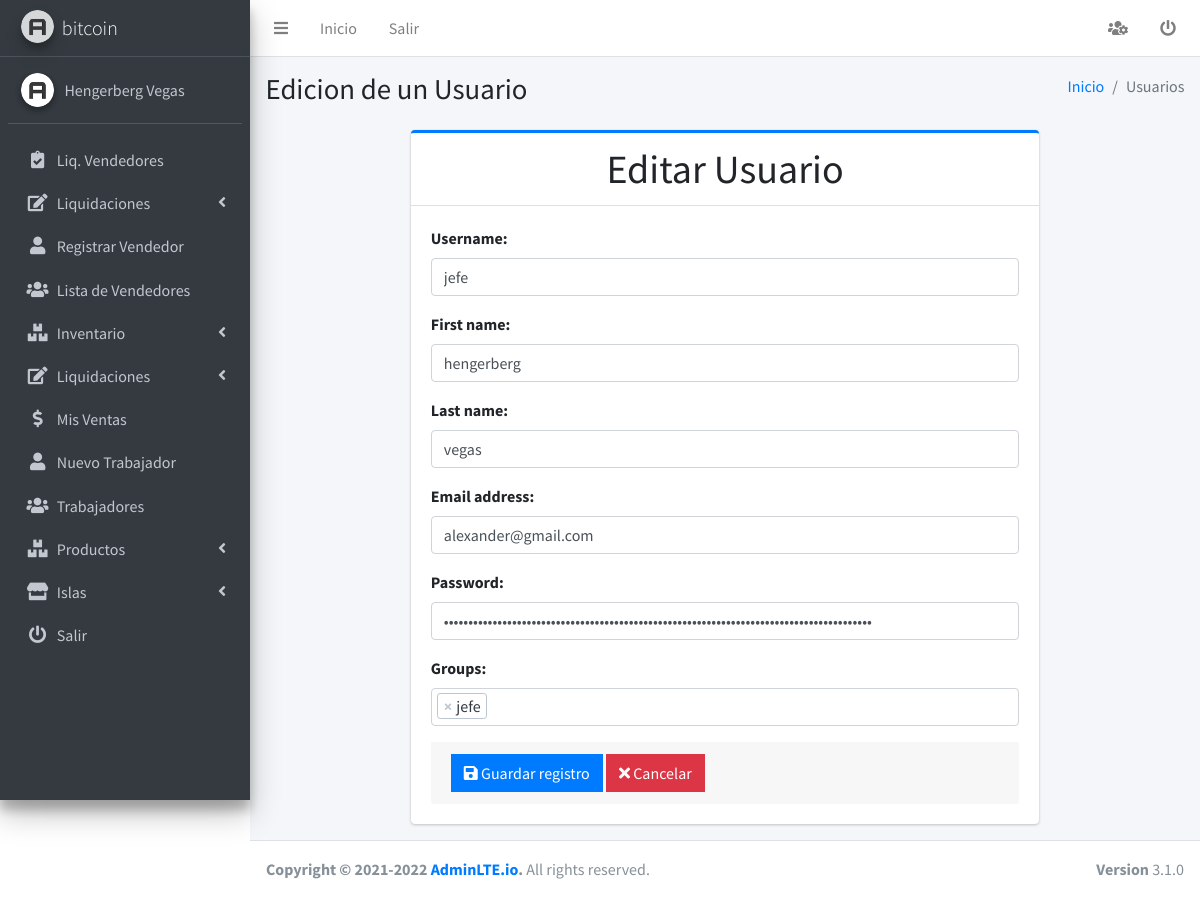
The page /user/update/3/ (signed in) on the database its author committed.
### usuario/models.py (models this page shows, shortened)
class User(AbstractUser):
    token = models.UUIDField(primary_key=False, editable=False,null=True, blank=True) # token que se crear cuando se reseta la contraseña
    class Meta:
        permissions = (
            ('add_seller', 'can add seller'),
            ('change_seller', 'can change seller'),
            ('del_seller', 'can delete seller'),
            ('view_seller', 'can view seller'),
            ('add_supervisor', 'can add supervisor'),
            ('change_supervisor', 'can change supervisor'),
            ('del_supervisor', 'can delete supervisor'),
            ('view_supervisor', 'can view supervisor'),
            )

class Profile(models.Model):
    GENRE_CHOICES = (
        ('m', 'Masculino'),
        ('f', 'Feminino'),
    )
    user = models.OneToOneField(User, on_delete=models.CASCADE, related_name='user_profile')
    distributor = models.ForeignKey(Distribuidora,on_delete=models.CASCADE, related_name='distributor')
    genre = models.CharField(max_length=1, choices=GENRE_CHOICES,blank = True, null=True, verbose_name="Genero")
    avatar = models.ImageField(upload_to='profiles',blank = True, null=True, verbose_name='Imagen de Perfil')
    phone_regex = RegexValidator(
        regex=r'^\+?1?\d{9,10}$', message="El número de teléfono debe ingresarse en el formato: '0999999999'. Se permiten hasta 10 dígitos.")
    phone = models.CharField(
        validators=[phone_regex],
        max_length=10,
        blank = True, null=True,
        verbose_name='Numero de Telefono')  # validators should be a list
    created = models.DateTimeField(auto_now_add=True)
    updated = models.DateTimeField(auto_now=True)
    def get_image(self):
        if self.avatar:
            return '{}{}'.format(MEDIA_URL, self.avatar)
        return '{}{}'.format(MEDIA_URL, 'empty.png')

class Distribuidora(models.Model):
    nombre = models.CharField(max_length=50)
    class Meta:
        db_table = 'distribuidora'
        verbose_name = 'distribuidora'
        verbose_name_plural = 'distribuidoras'
    def __str__(self):
        return self.nombre

### usuario/views.py (the view, shortened to what this page needs)
# urls.py: path('user/update/<int:pk>/', UserUpdateView.as_view(), name='editar_usuario'),
class UserUpdateView(ValidatePermissionRequiredMixin, UpdateView):
    model = User
    form_class = UserForm
    template_name = 'usuario/editar_usuario.html'
    success_url = reverse_lazy('user:lista_usuarios')
    permission_required = 'usuario.change_user'
    url_redirect = success_url
    def dispatch(self, request, *args, **kwargs):
        self.object = self.get_object()
        return super().dispatch(request, *args, **kwargs)
    def get_context_data(self, **kwargs):
        context = super().get_context_data(**kwargs)
        context['title'] = 'Edicion de un Usuario'
        context['titleForm'] = 'Editar Usuario'
        context['entity'] = 'Usuarios'
        context['list_url'] = self.success_url
        context['action'] = 'edit'
        return context

### lider/mixins.py (called while the page is built)
    def get_perms(self):
        if isinstance(self.permission_required, str):
            perms = (self.permission_required,)
        else:
            perms = self.permission_required
        return perms

    def dispatch(self, request, *args, **kwargs):
        if request.user.has_perms(self.get_perms()):
            return super().dispatch(request, *args, **kwargs)
        messages.error(request, 'No tienes permisos para ingresar a este modulo') # modulo de django para el envio de mensajes
        return redirect(self.get_url_redirect())

### usuario/templates/usuario/editar_usuario.html (shortened to what this page needs)
{% extends 'home/form.html' %}
{% load static %}
{% block head %}
<link href="{% static 'plugins/select2-4.0.13/css/select2.min.css' %}" rel="stylesheet" />
<link href="{% static 'plugins/select2-4.0.13/css/select2-bootstrap4.min.css' %}" rel="stylesheet" />
{% endblock %}

### home/templates/home/form.html (shortened to what this page needs)
{% extends "home/base.html" %}
{% load static %}
{% block contenedor %}
<div class="row justify-content-md-center justify-content-center">
    <div class="col-10 col-md-8 col-sm-6">
        <div class="card card-outline card-primary">
            <div class="card-header text-center">
                <a href="#" class="h1">{{titleForm}}</a>
            </div>
            <div class="card-body">
                <form method="post" action="." enctype="multipart/form-data">
                    {% for field in form.visible_fields %}
                    <div class="form-group">
                        <label for="email">{{ field.label }}:</label>
                        {{ field }}
                    </div>
                    {% endfor %}
                    <div class="card-footer">
                        <button type="submit" class="btn btn-primary btn-flat">
                            <i class="fas fa-save"></i> Guardar registro
                        </button>
                        <a href="{{ list_url }}" class="btn btn-danger btn-flat">
                            <i class="fas fa-times"></i> Cancelar
                        </a>
                    </div>
                </form>
            </div>
        </div>
    </div>
</div>
{% endblock %}

### home/templates/home/sidebar.html
{% load static %}
<aside class="main-sidebar sidebar-dark-primary elevation-4">
    <a href="{% url 'home:dashboard' %}" class="brand-link">
        <img src="{% static 'dist/img/AdminLTELogo.png' %}" alt="AdminLTE Logo"
            class="brand-image img-circle elevation-3" style="opacity: .8">
        <span class="brand-text font-weight-light">{{ user.user_profile.distributor }}</span>
    </a>
    <div class="sidebar">
        <div class="user-panel mt-3 pb-3 mb-3 d-flex">
            <div class="image">
                <img src="{{ user.user_profile.get_image }}" class="img-circle elevation-2" alt="User Image">
            </div>
            <div class="info">
                <a href="{% url 'user:perfil' %}" class="d-block">{{ user.first_name|title }} {{ user.last_name|title }} </a>
            </div>
        </div>
        <nav class="mt-2">
            <ul class="nav nav-pills nav-sidebar flex-column" data-widget="treeview" role="menu" data-accordion="false">
             {% include 'supervisor/sidebar.html' %}
             {% include 'vendedor/sidebar.html' %}
             {% include 'usuario/sidebar.html' %}
             {% include 'lider/sidebar.html' %}
             {% include 'isla/sidebar.html' %}
                <li class="nav-item">
                    <a href="{% url 'user:logout' %}" class="nav-link">
                        <i class="nav-icon fas fa-power-off"></i>
                        <p> Salir</p>
                    </a>
                </li>
            </ul>
        </nav>
    </div>
</aside>

### rows shown on the page
User: user_profile.distributor "bitcoin", first_name "Hengerberg", last_name "Vegas", visible_fields "jefe" "hengerberg" "vegas" "alexander@gmail.com"

### other values the page prints
{{ title }} "Edicion de un Usuario"
{{ entity }} "Usuarios"
{{ titleForm }} "Editar Usuario"
{{ field.label }} "Username" "First name" "Last name" "Email address" "Password" "Groups"
